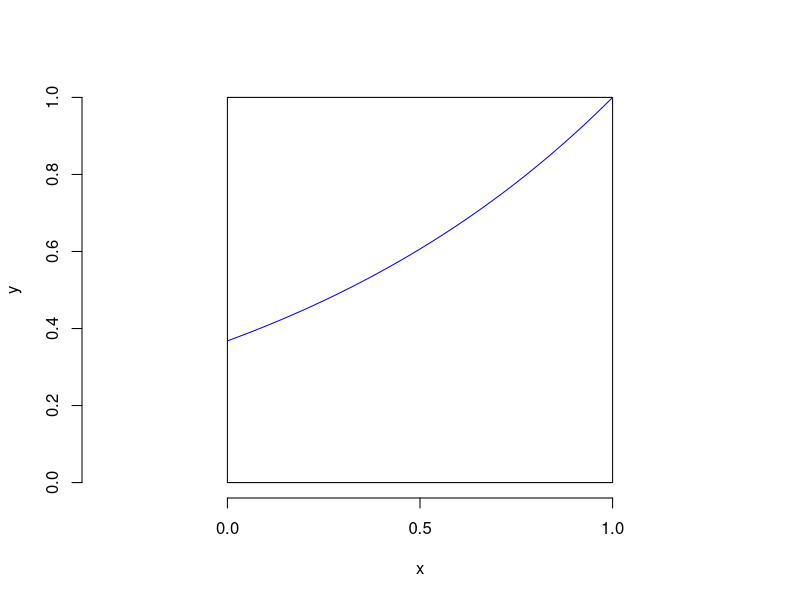

This figure's R source:
#1
#creating the unit square and our function 
xmin.encl=0
xmax.encl=1
ymin.encl=0
ymax.encl=1
plot(x=c(0,1,1,0,0), y=c(0,0,1,1,0), type='l', frame.plot=F, xlab='x', ylab='y', asp=1)
curve(exp(x-1), from=0, to=1, add=T, col='blue') 	#function

#creating the phat for the monte carlo
n=100
y=runif(n,min=ymin.encl,max=ymax.encl)
x=runif(n,min=xmin.encl,max=xmax.encl)
z=cbind(x,y)
phat=sum(y<=exp(x-1))/n; phat
#n=10  		0.6
#n=100  	0.67
#n=100		0.641
#n=1000		0.6306

#iii-iv-v
u=y<exp(x-1) + 0	#this gives the same as the prev phat calculation
phat=mean(u)	
phat.var=sd(u)^2		#phat variance and sd
phat.sd=sd(u)
phat.se = phat.sd/sqrt(n)
phat + c(-1,1)*qnorm(0.975)*phat.se 	#CI [0.6211399, 0.6400601]

#vi
#calculate p by integration
exp(1-1)-exp(0-1)
#=0.6321206

#vii
#calculate a CI for analytical p and use phat.se in it as p is only one value
p= exp(0)-exp(-1)
p + c(-1,1)*qnorm(0.975)*phat.se		#CI [0.6226605, 0.6415806]
 
#B-C
#do phat and phat CI for different n's
 

 

